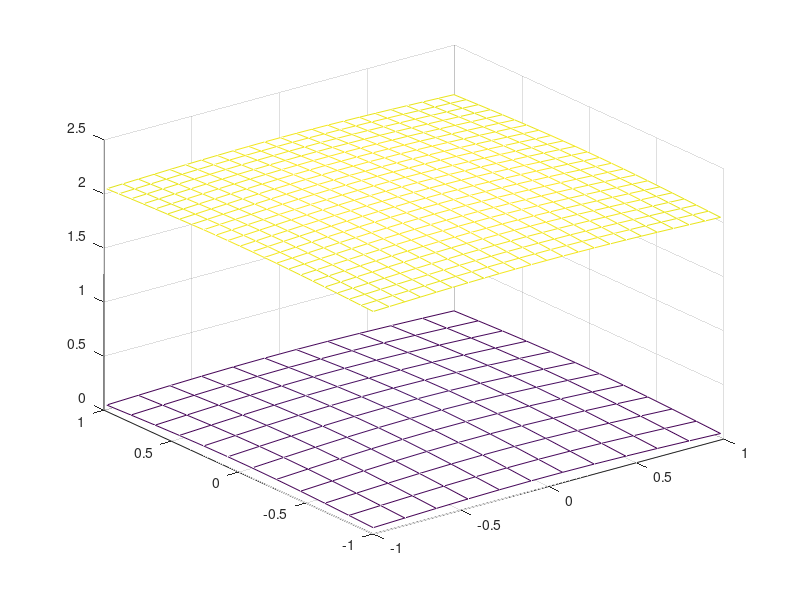

Recreate this plot in MATLAB.
[x,y] = meshgrid(-1:0.18:1)
z=(1/(2*pi)).*exp(-1/2.*(x.^2+y.^2))
[xi,yi]=meshgrid(-1:0.09:1)
zi=interp2(x,y,z,xi,yi)
mesh(x,y,z),hold
mesh(xi,yi,zi+2)
axis on
grid on

